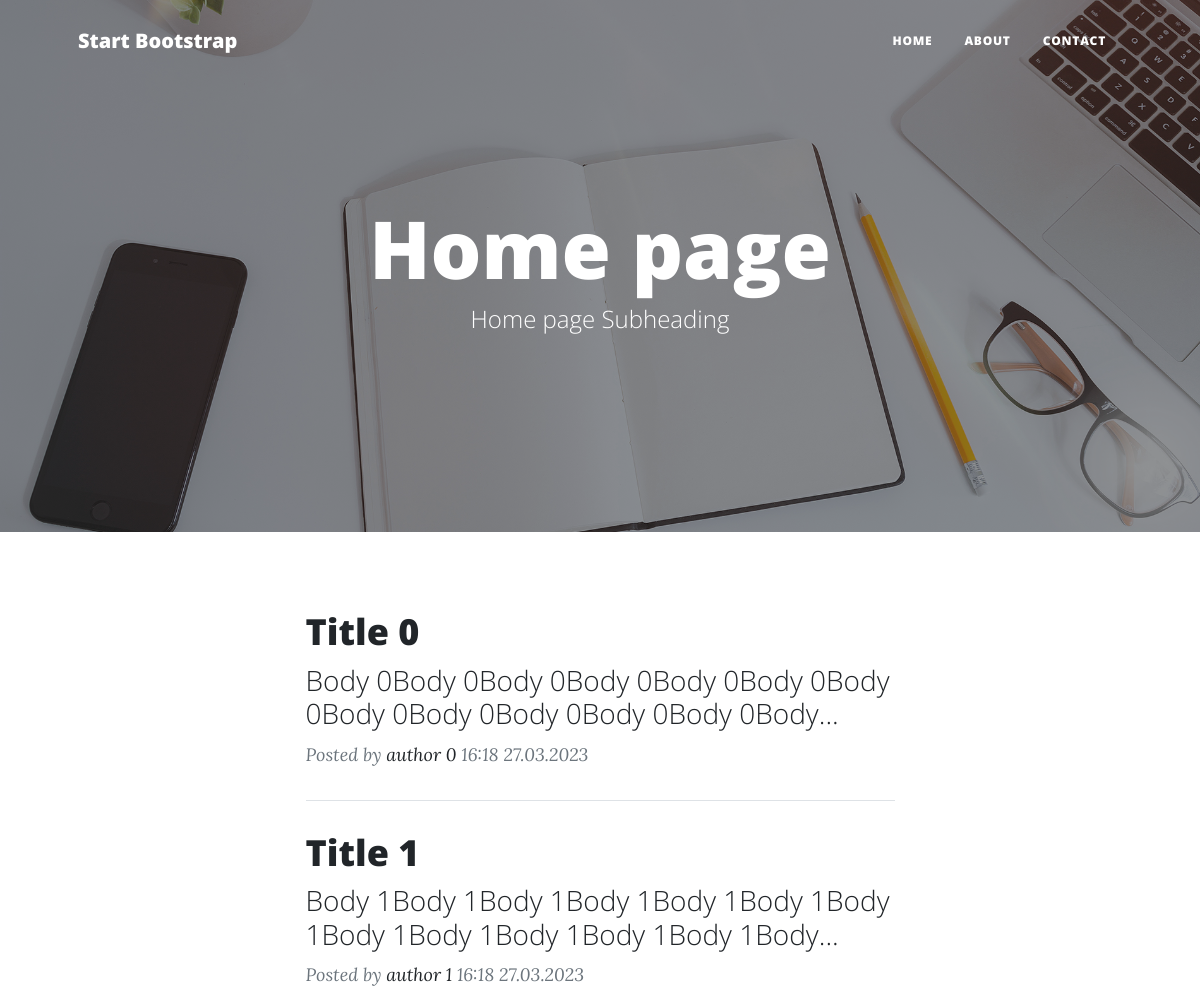
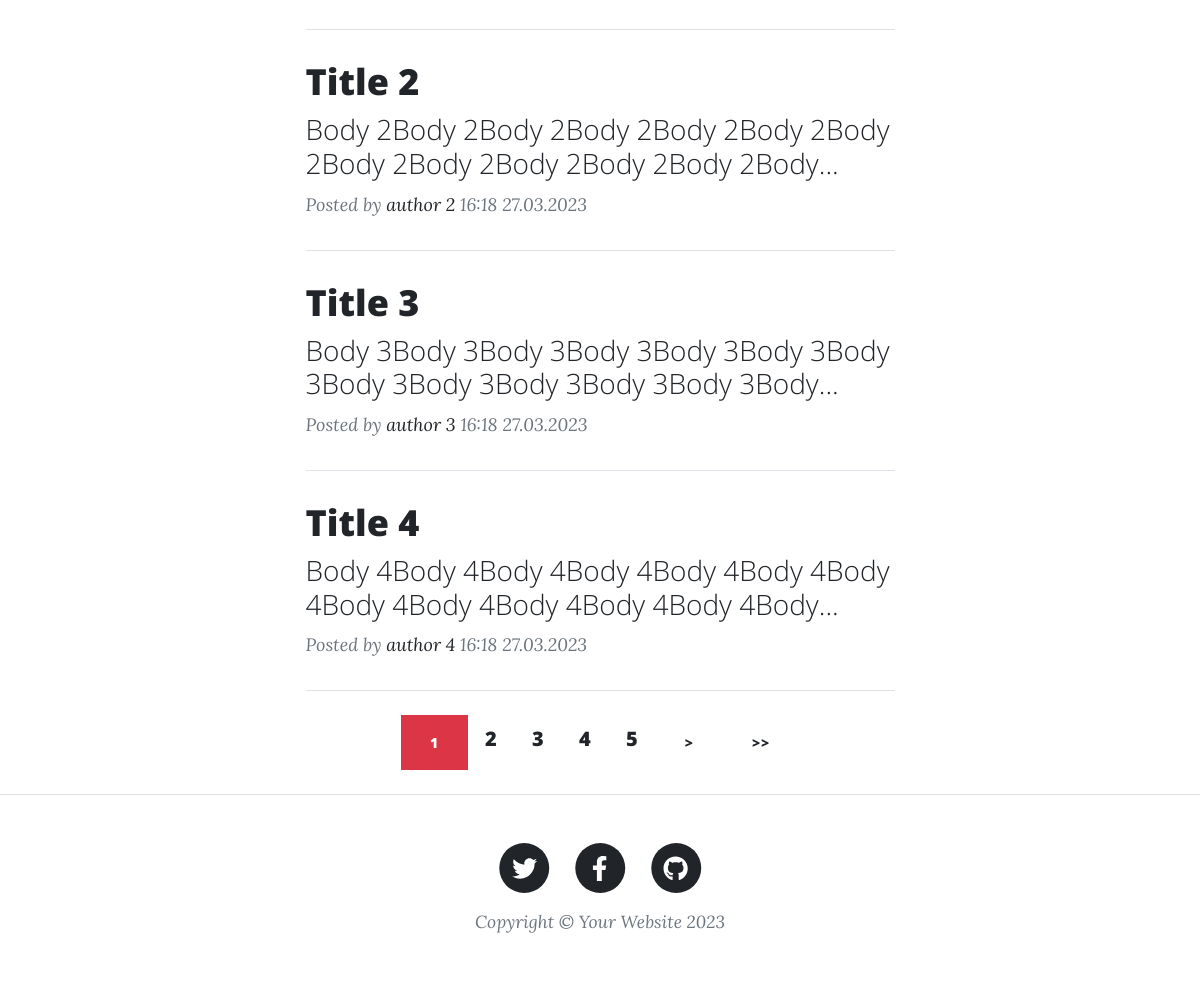
The page / on the database its author committed (2 pictures, top to bottom).
### tables this page shows
CREATE TABLE post(
      id INTEGER PRIMARY KEY AUTOINCREMENT,
      title VARCHAR(128) NOT NULL UNIQUE,
      body TEXT NOT NULL,
      slug VARCHAR(128) NOT NULL UNIQUE,
      author VARCHAR(32) NOT NULL,
      date_created DATETIME DEFAULT now  
    );

### views/views.py (the view)
@router.get('/', response_class=HTMLResponse, name='index')
async def index(request: Request, page: int = Query(default=1, ge=1)):
    cur.execute('SELECT count(*) from POST')
    objs_count = cur.fetchone()[0]
    page_count = ceil(objs_count / 5)
    cur.execute('SELECT * FROM post LIMIT ? OFFSET ?;',(5,page*5-5 ))
    objs = Post.from_sql(cur.fetchall())
    return templates.TemplateResponse('index.html', {
        'request': request,
        'posts': objs,
        'current_page': page,
        'page_count': page_count
    })

### templates/index.html (shortened to what this page needs)
{% extends 'base.html' %}
{% block content %}
        {% include 'components/navigation.html' %}
        {% with %}
            {% set background='assets/img/home-bg.jpg' %}
            {% set heading='Home page' %}
            {% set subheading='Home page Subheading' %}
            {% include 'components/header.html' %}
        {% endwith %}
        <div class="container px-4 px-lg-5">
            <div class="row gx-4 gx-lg-5 justify-content-center">
                <div class="col-md-10 col-lg-8 col-xl-7">
                    {% for post in posts%}
                    {% include 'components/post-preview.html' %}
                    {% endfor %}
                    <div class="d-flex justify-content-center mb-4">
                        {% for page in range(1, page_count+1) %}
                        {% if current_page == page %}
                        <a class="btn btn-danger text-uppercase" href="#!">{{page}}</a>
                        {% else %}
                        <a class="btn btn-floating text-red btn-lg text-uppercase" href="{{url_for('index')|query(page=page)}}">{{page}}</a>
                        {% endif %}
                        {% endfor %}
                        {% if current_page < page_count %}
                        <a class="btn btn-circle text-uppercase" href="{{url_for('index')|query(page=current_page+1)}}">&gt;</a>
                        <a class="btn btn-circle text-uppercase" href="{{url_for('index')|query(page=page_count)}}">&gt&gt;</a>
                        {% endif %}
                    </div>
                </div>
            </div>
        </div>
        {% include 'components/footer.html' %}
        {% endblock %}

### templates/components/post-preview.html
                    <div class="post-preview">
                        <a href="{{url_for('post_detail', post_slug=post.slug)}}">
                            <h2 class="post-title">{{post.title}}</h2>
                            <h3 class="post-subtitle">{{post.body|truncate(80)}}</h3>
                        </a>
                        <p class="post-meta">
                            Posted by
                            <a href="#!">{{post.author}}</a>
                            {{post.date_created.strftime("%H:%M %d.%m.%Y")}}
                        </p>
                    </div>
                    <hr class="my-4" />

### rows shown on the page
post: title "Title 0", body "Body 0Body 0Body 0Body 0Body 0Body 0Body 0Body 0Body 0Body 0Body 0Body 0Body...", author "author 0", date_created "16:18 27.03.2023"
post: title "Title 1", body "Body 1Body 1Body 1Body 1Body 1Body 1Body 1Body 1Body 1Body 1Body 1Body 1Body...", author "author 1", date_created "16:18 27.03.2023"
post: title "Title 2", body "Body 2Body 2Body 2Body 2Body 2Body 2Body 2Body 2Body 2Body 2Body 2Body 2Body...", author "author 2", date_created "16:18 27.03.2023"
post: title "Title 3", body "Body 3Body 3Body 3Body 3Body 3Body 3Body 3Body 3Body 3Body 3Body 3Body 3Body...", author "author 3", date_created "16:18 27.03.2023"
post: title "Title 4", body "Body 4Body 4Body 4Body 4Body 4Body 4Body 4Body 4Body 4Body 4Body 4Body 4Body...", author "author 4", date_created "16:18 27.03.2023"

### other values the page prints
{{ heading }} "Home page"
{{ subheading }} "Home page Subheading"
{{ page }} "1"
{{ page }} "2" "3" "4" "5"
